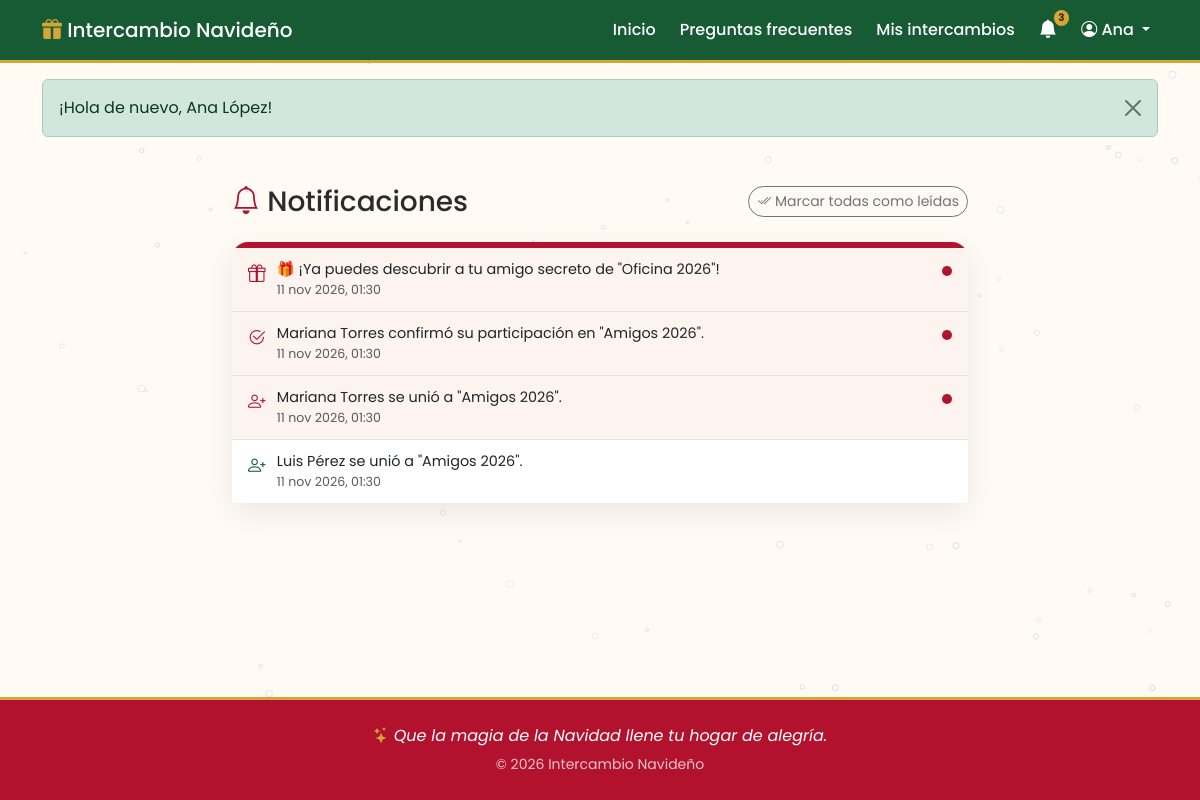
The page /notificaciones (signed in) on the database its author committed.
### tables this page shows
CREATE TABLE notificaciones (
    id              INT UNSIGNED AUTO_INCREMENT PRIMARY KEY,
    usuario_id      INT UNSIGNED NOT NULL,
    intercambio_id  INT UNSIGNED NULL,
    tipo            VARCHAR(30)  NOT NULL DEFAULT 'general',
    mensaje         VARCHAR(255) NOT NULL,
    leida           TINYINT(1)   NOT NULL DEFAULT 0,
    creado_en       DATETIME     NOT NULL DEFAULT CURRENT_TIMESTAMP,
    KEY idx_notif_usuario (usuario_id, leida),
    CONSTRAINT fk_notif_usuario FOREIGN KEY (usuario_id)
        REFERENCES usuarios(id) ON DELETE CASCADE,
    CONSTRAINT fk_notif_intercambio FOREIGN KEY (intercambio_id)
        REFERENCES intercambios(id) ON DELETE CASCADE
);

### app/core/Controller.php (called while the page is built, shortened)
<?php
class Controller
{
    public function vista(string $nombre, array $datos = [], string $layout = 'main'): void
    {
        extract($datos);
        require RUTA_VISTAS . '/' . $nombre . '.php';
    }
}

### app/controllers/NotificacionController.php (called while the page is built, shortened)
<?php
require_once RUTA_APP . '/core/Controller.php';
require_once RUTA_APP . '/services/NotificacionService.php';
class NotificacionController extends Controller
{
    public function index(): void
    {
        $this->vista('notificaciones/index', [
            'titulo'         => 'Notificaciones',
            'notificaciones' => (new Notificacion())->listar(Auth::id(), 100),
        ]);
    }
}

### public/index.php (called while the page is built, shortened)
<?php
require_once __DIR__ . '/../config/database.php';
require_once RUTA_APP . '/core/helpers.php';
require_once RUTA_APP . '/core/Router.php';
$router = new Router();
$router->get('/', 'HomeController@index');
$router->get('/prueba-conexion', 'HomeController@pruebaConexion');
$router->get('/registro', 'AuthController@mostrarRegistro');
$router->post('/registro', 'AuthController@registrar');
$router->get('/login', 'AuthController@mostrarLogin');
$router->post('/login', 'AuthController@login');
$router->post('/logout', 'AuthController@logout');
$router->get('/mis-intercambios', 'PanelController@index');
$router->get('/intercambios/crear', 'IntercambioController@crear');
$router->post('/intercambios/crear', 'IntercambioController@guardar');
$router->get('/intercambios/{id}', 'IntercambioController@ver');
$router->get('/unirse', 'IntercambioController@formularioUnirse');
$router->post('/unirse', 'IntercambioController@buscarCodigo');
$router->get('/unirse/{codigo}', 'IntercambioController@confirmarUnirse');
$router->post('/unirse/{codigo}', 'IntercambioController@unirse');
$router->get('/p/{token}', 'IntercambioController@enlacePersonal');
$router->post('/intercambios/{id}/salir', 'IntercambioController@olvidarDispositivo');
$router->get('/entrar', 'IntercambioController@formularioEntrar');
$router->post('/entrar', 'IntercambioController@entrar');
$router->get('/intercambios/{id}/perfil', 'ParticipanteController@perfil');
$router->post('/intercambios/{id}/perfil', 'ParticipanteController@guardarPerfil');
$router->post('/intercambios/{id}/confirmar', 'ParticipanteController@confirmar');
$router->post('/intercambios/{id}/deseos', 'DeseoController@crear');
$router->get('/deseos/{id}/editar', 'DeseoController@editar');
$router->post('/deseos/{id}/editar', 'DeseoController@actualizar');
$router->post('/deseos/{id}/eliminar', 'DeseoController@eliminar');
$router->get('/intercambios/{id}/admin', 'AdminController@panel');
$router->post('/intercambios/{id}/admin/configuracion', 'AdminController@guardarConfiguracion');
$router->post('/intercambios/{id}/admin/registro', 'AdminController@cambiarRegistro');
$router->post('/intercambios/{id}/admin/codigo', 'AdminController@regenerarCodigo');
$router->post('/intercambios/{id}/admin/participantes', 'AdminController@agregarParticipante');
$router->get('/intercambios/{id}/admin/participantes/{pid}', 'AdminController@editarParticipante');
$router->post('/intercambios/{id}/admin/participantes/{pid}', 'AdminController@actualizarParticipante');
$router->post('/intercambios/{id}/admin/participantes/{pid}/eliminar', 'AdminController@eliminarParticipante');
$router->post('/intercambios/{id}/admin/participantes/{pid}/enlace', 'AdminController@regenerarEnlace');
$router->post('/intercambios/{id}/admin/invitaciones', 'AdminController@crearInvitacion');
$router->post('/intercambios/{id}/admin/invitaciones/{inv}/eliminar', 'AdminController@eliminarInvitacion');
$router->get('/invitacion/{token}', 'InvitacionController@ver');
$router->post('/invitacion/{token}', 'InvitacionController@aceptar');
$router->post('/intercambios/{id}/admin/restricciones', 'SorteoController@agregarRestriccion');
$router->post('/intercambios/{id}/admin/restricciones/{rid}/eliminar', 'SorteoController@eliminarRestriccion');
$router->post('/intercambios/{id}/admin/sorteo', 'SorteoController@realizar');
$router->post('/intercambios/{id}/admin/sorteo/reiniciar', 'SorteoController@reiniciar');
$router->post('/intercambios/{id}/admin/sorteo/publicar', 'SorteoController@publicar');
$router->get('/intercambios/{id}/mi-amigo-secreto', 'RevelacionController@ver');
$router->post('/intercambios/{id}/mi-amigo-secreto/visto', 'RevelacionController@marcarVisto');
$router->get('/faq', 'HomeController@faq');
$router->get('/notificaciones', 'NotificacionController@index');
$router->post('/notificaciones/leer-todas', 'NotificacionController@leerTodas');
$router->get('/notificaciones/{id}', 'NotificacionController@abrir');
$router->despachar($_SERVER['REQUEST_METHOD'], $_SERVER['REQUEST_URI']);

### app/models/Notificacion.php (called while the page is built, shortened)
<?php
class Notificacion
{
    private $db;
    public function __construct()
    {
        $this->db = Database::conectar();
    }
    public function listar(int $usuarioId, int $limite = 50): array
    {
        $st = $this->db->prepare('SELECT * FROM notificaciones WHERE usuario_id = ? ORDER BY creado_en DESC, id DESC LIMIT ' . (int)$limite);
        $st->execute([$usuarioId]);
        return $st->fetchAll();
    }
}

### config/database.php (called while the page is built)
<?php
class Database
{
    private static $conexion = null;
    public static function conectar(): PDO
    {
        if (self::$conexion === null) {
            $dsn = 'mysql:host=' . DB_HOST . ';dbname=' . DB_NOMBRE . ';charset=' . DB_CHARSET;
            $opciones = [
                PDO::ATTR_ERRMODE            => PDO::ERRMODE_EXCEPTION,
                PDO::ATTR_DEFAULT_FETCH_MODE => PDO::FETCH_ASSOC,
                PDO::ATTR_EMULATE_PREPARES   => false,
            ];
            try {
                self::$conexion = new PDO($dsn, DB_USUARIO, DB_PASSWORD, $opciones);
            } catch (PDOException $e) {
                if (PHP_SAPI === 'cli') {
                    fwrite(STDERR, "  [ERROR] No se pudo conectar a MySQL: " . $e->getMessage() . PHP_EOL
                        . "          Enciende MySQL en XAMPP e importa database/intercambio.sql." . PHP_EOL);
                    exit(1);
                }
                http_response_code(500);
                $detalle = MODO_DESARROLLO ? '<br><small>' . htmlspecialchars($e->getMessage()) . '</small>' : '';
                die('<h3 style="font-family:sans-serif;color:#a32d2d">No se pudo conectar a la base de datos.</h3>'
                    . '<p style="font-family:sans-serif">Revisa que MySQL esté encendido en XAMPP y que importaste database/intercambio.sql.' . $detalle . '</p>');
            }
        }
        return self::$conexion;
    }
}

### app/core/helpers.php (called while the page is built, shortened)
<?php
function e(?string $texto): string
{
    return htmlspecialchars($texto ?? '', ENT_QUOTES, 'UTF-8');
}
function url(string $ruta = ''): string
{
    return BASE_URL . '/' . ltrim($ruta, '/');
}
function fecha_corta(?string $fecha): string
{
    $meses = ['ene','feb','mar','abr','may','jun','jul','ago','sep','oct','nov','dic'];
    $t = strtotime($fecha);
    return date('j', $t) . ' ' . $meses[(int)date('n', $t) - 1] . ' ' . date('Y', $t);
}
function fecha_hora(?string $fecha): string
{
    return $fecha ? fecha_corta($fecha) . ', ' . date('H:i', strtotime($fecha)) : '';
}

### app/services/NotificacionService.php (called while the page is built, shortened)
<?php
require_once RUTA_APP . '/models/Notificacion.php';
class NotificacionService
{
    public static function icono(string $tipo): string
    {
        $iconos = [
            'registro'     => 'bi-person-plus',
            'confirmacion' => 'bi-check2-circle',
            'sorteo'       => 'bi-shuffle',
            'revelacion'   => 'bi-gift',
            'invitacion'   => 'bi-envelope-heart',
        ];
        return $iconos[$tipo] ?? 'bi-bell';
    }
}

### app/views/notificaciones/index.php (the view, shortened to what this page needs)
<?php
$hayNoLeidas = false;
foreach ($notificaciones as $n) { if (!$n['leida']) { $hayNoLeidas = true; break; } }
?>
<section class="container my-5">
    <div class="row justify-content-center">
        <div class="col-lg-8">
            <div class="d-flex flex-wrap justify-content-between align-items-center gap-2 mb-4">
                <h1 class="h3 mb-0"><i class="bi bi-bell text-navidad"></i> Notificaciones</h1>
                <?php if ($hayNoLeidas): ?>
                    <form method="post" action="<?= url('notificaciones/leer-todas') ?>">
                        <button class="btn btn-sm btn-outline-secondary rounded-pill"><i class="bi bi-check2-all"></i> Marcar todas como leídas</button>
                    </form>
                <?php endif; ?>
            </div>
            <div class="card tarjeta-intercambio">
                <div class="card-body p-0">
                    <?php if (!$notificaciones): ?>
                        <div class="text-center py-5">
                            <div class="icono-form mb-3"><i class="bi bi-bell-slash"></i></div>
                            <p class="text-muted mb-0">Aquí te avisaremos cuando alguien se una, confirme o cuando se haga el sorteo.</p>
                        </div>
                    <?php else: ?>
                        <div class="list-group list-group-flush">
                            <?php foreach ($notificaciones as $n): ?>
                                <a href="<?= url('notificaciones/' . (int)$n['id']) ?>"
                                   class="list-group-item list-group-item-action notif <?= $n['leida'] ? '' : 'no-leida' ?>">
                                    <i class="bi <?= NotificacionService::icono($n['tipo']) ?>"></i>
                                    <span class="flex-grow-1"><?= e($n['mensaje']) ?>
                                        <small class="d-block text-muted"><?= e(fecha_hora($n['creado_en'])) ?></small></span>
                                    <?php if (!$n['leida']): ?><span class="punto-nuevo" title="Sin leer"></span><?php endif; ?>
                                </a>
                            <?php endforeach; ?>
                        </div>
                    <?php endif; ?>
                </div>
            </div>
        </div>
    </div>
</section>

### app/core/Router.php (shortened to what this page needs)
<?php
class Router
{
    private $rutas = ['GET' => [], 'POST' => []];
    public function get(string $patron, string $accion): void
    {
        $this->rutas['GET'][$patron] = $accion;
    }
    public function post(string $patron, string $accion): void
    {
        $this->rutas['POST'][$patron] = $accion;
    }
    public function despachar(string $metodo, string $uri): void
    {
        $ruta = parse_url($uri, PHP_URL_PATH);
        if (strpos($ruta, BASE_URL) === 0) {
            $ruta = substr($ruta, strlen(BASE_URL));
        }
        $ruta = '/' . trim($ruta, '/');
        foreach ($this->rutas[$metodo] ?? [] as $patron => $accion) {
            $regex = '#^' . preg_replace('#\{[a-zA-Z_]+\}#', '([a-zA-Z0-9_-]+)', $patron) . '$#';
            if (preg_match($regex, $ruta, $coincidencias)) {
                array_shift($coincidencias);
                [$controlador, $funcion] = explode('@', $accion);
                $objeto = new $controlador();
                $objeto->$funcion(...$coincidencias);
                return;
            }
        }
        require_once RUTA_APP . '/core/Controller.php';
    }
}

### rows shown on the page
notificaciones: leida 0 (drawn), mensaje "🎁 ¡Ya puedes descubrir a tu amigo secreto de \"Oficina 2026\"!", creado_en "11 nov 2026, 01:30"
notificaciones: mensaje "Mariana Torres confirmó su participación en \"Amigos 2026\".", creado_en "11 nov 2026, 01:30", leida 0 (drawn)
notificaciones: mensaje "Mariana Torres se unió a \"Amigos 2026\".", creado_en "11 nov 2026, 01:30", leida 0 (drawn)
notificaciones: leida 1 (drawn), mensaje "Luis Pérez se unió a \"Amigos 2026\".", creado_en "11 nov 2026, 01:30"

### other values the page prints
$noLeidas "3"
$f['mensaje'] "¡Hola de nuevo, Ana López!"
